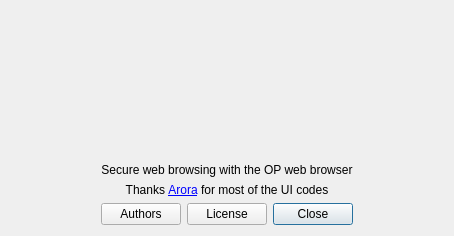
<ui version="4.0" >
 <class>AboutDialog</class>
 <widget class="QDialog" name="AboutDialog" >
  <property name="geometry" >
   <rect>
    <x>0</x>
    <y>0</y>
    <width>454</width>
    <height>236</height>
   </rect>
  </property>
  <property name="modal" >
   <bool>true</bool>
  </property>
  <layout class="QVBoxLayout" name="verticalLayout" >
   <item>
    <widget class="QLabel" name="logo" >
     <property name="sizePolicy" >
      <sizepolicy vsizetype="Expanding" hsizetype="Preferred" >
       <horstretch>0</horstretch>
       <verstretch>0</verstretch>
      </sizepolicy>
     </property>
     <property name="text" >
      <string/>
     </property>
     <property name="scaledContents" >
      <bool>false</bool>
     </property>
     <property name="alignment" >
      <set>Qt::AlignCenter</set>
     </property>
    </widget>
   </item>
   <item>
    <widget class="QLabel" name="name" >
     <property name="sizePolicy" >
      <sizepolicy vsizetype="Fixed" hsizetype="Preferred" >
       <horstretch>0</horstretch>
       <verstretch>0</verstretch>
      </sizepolicy>
     </property>
     <property name="font" >
      <font>
       <pointsize>16</pointsize>
       <weight>75</weight>
       <bold>true</bold>
      </font>
     </property>
     <property name="text" >
      <string/>
     </property>
     <property name="alignment" >
      <set>Qt::AlignCenter</set>
     </property>
    </widget>
   </item>
   <item>
    <widget class="QLabel" name="version" >
     <property name="sizePolicy" >
      <sizepolicy vsizetype="Fixed" hsizetype="Preferred" >
       <horstretch>0</horstretch>
       <verstretch>0</verstretch>
      </sizepolicy>
     </property>
     <property name="font" >
      <font>
       <pointsize>12</pointsize>
       <weight>50</weight>
       <bold>false</bold>
      </font>
     </property>
     <property name="text" >
      <string/>
     </property>
     <property name="alignment" >
      <set>Qt::AlignCenter</set>
     </property>
    </widget>
   </item>
   <item>
    <widget class="QLabel" name="description" >
     <property name="text" >
      <string>Secure web browsing with the OP web browser</string>
     </property>
     <property name="alignment" >
      <set>Qt::AlignCenter</set>
     </property>
    </widget>
   </item>
   <item>
    <widget class="QLabel" name="sitelink" >
     <property name="sizePolicy" >
      <sizepolicy vsizetype="Fixed" hsizetype="Preferred" >
       <horstretch>0</horstretch>
       <verstretch>0</verstretch>
      </sizepolicy>
     </property>
     <property name="text" >
      <string>Thanks &lt;a href="http://arora-browser.org">Arora&lt;/a> for most of the UI codes</string>
     </property>
     <property name="alignment" >
      <set>Qt::AlignCenter</set>
     </property>
     <property name="openExternalLinks" >
      <bool>true</bool>
     </property>
    </widget>
   </item>
   <item>
    <layout class="QHBoxLayout" name="horizontalLayout" >
     <item>
      <spacer name="horizontalSpacer" >
       <property name="orientation" >
        <enum>Qt::Horizontal</enum>
       </property>
       <property name="sizeHint" stdset="0" >
        <size>
         <width>40</width>
         <height>20</height>
        </size>
       </property>
      </spacer>
     </item>
     <item>
      <widget class="QPushButton" name="authorsButton" >
       <property name="text" >
        <string>Authors</string>
       </property>
      </widget>
     </item>
     <item>
      <widget class="QPushButton" name="licenseButton" >
       <property name="text" >
        <string>License</string>
       </property>
      </widget>
     </item>
     <item>
      <widget class="QPushButton" name="closeButton" >
       <property name="text" >
        <string>Close</string>
       </property>
       <property name="default" >
        <bool>true</bool>
       </property>
      </widget>
     </item>
     <item>
      <spacer name="horizontalSpacer_2" >
       <property name="orientation" >
        <enum>Qt::Horizontal</enum>
       </property>
       <property name="sizeHint" stdset="0" >
        <size>
         <width>40</width>
         <height>20</height>
        </size>
       </property>
      </spacer>
     </item>
    </layout>
   </item>
  </layout>
 </widget>
 <resources>
  <include location="data/data.qrc" />
 </resources>
 <connections>
  <connection>
   <sender>closeButton</sender>
   <signal>clicked()</signal>
   <receiver>AboutDialog</receiver>
   <slot>accept()</slot>
   <hints>
    <hint type="sourcelabel" >
     <x>322</x>
     <y>204</y>
    </hint>
    <hint type="destinationlabel" >
     <x>372</x>
     <y>206</y>
    </hint>
   </hints>
  </connection>
 </connections>
</ui>
